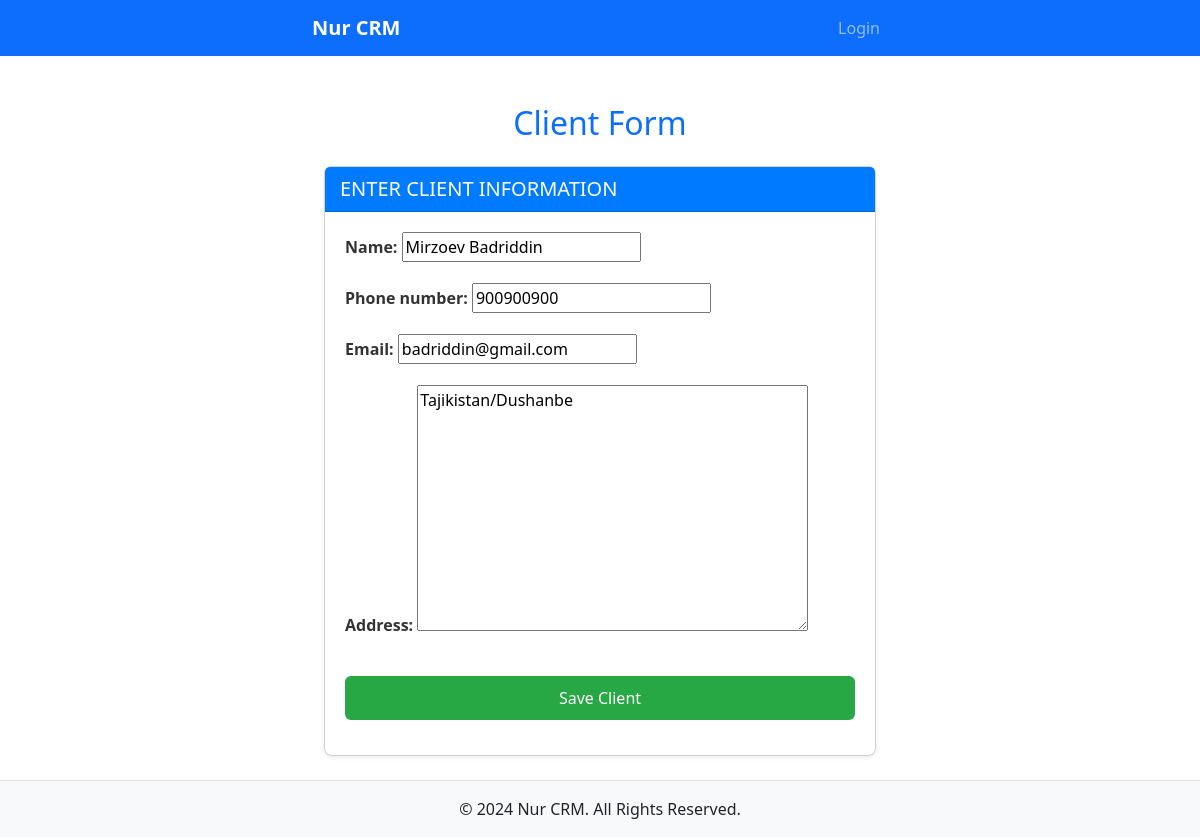
/nur/clients/2/edit/, run on the app's committed database.
### Nur/models.py (models this page shows, shortened)
class Client(models.Model):
    user = models.ForeignKey("Nur.CustomUser", on_delete=models.CASCADE, related_name="clients")
    name = models.CharField(max_length=50)
    last_name = models.CharField(max_length=50)
    phone_number = models.CharField(max_length=20, null=True, blank=True)
    email = models.EmailField(null=True, blank=True)
    address = models.TextField(null=True, blank=True)
    created_at = models.DateTimeField(auto_now_add=True)
    updated_at = models.DateTimeField(auto_now=True)
    is_active = models.BooleanField(default=True)
    balance = models.DecimalField(max_digits=15, decimal_places=2,default=0)

### Nur/views.py (the view)
# urls.py: path('clients/<int:pk>/edit/', ClientUpdateView.as_view(), name='client-update'),
class ClientUpdateView(generic.UpdateView):
    model = Client
    template_name = "clients/client_form.html"
    fields = ['name', 'phone_number', 'email', 'address']
    success_url = reverse_lazy('client-list')

### templates/clients/client_form.html (shortened to what this page needs)
{% extends "main/base.html" %}
{% block content %}
<div class="container">
    <h2 class="my-4 text-center text-primary">Client Form</h2>
    <div class="card shadow-sm">
        <div class="card-header">
            <h5 class="mb-0">Enter Client Information</h5>
        </div>
        <div class="card-body">
            <form method="post">
                <div class="form-group">
                    {{ form.as_p }}
                </div>
                <div class="form-group text-center">
                    <button type="submit" class="btn btn-success">Save Client</button>
                </div>
            </form>
        </div>
    </div>
</div>
{% endblock %}

### templates/main/base.html (style rules this page uses)
body { padding-top: 56px; min-height: 100vh; display: flex; flex-direction: column; }

### templates/clients/client_form.html (style rules this page uses)
.card { margin-top: 20px; border-radius: 8px; box-shadow: 0 4px 6px rgba(0, 0, 0, 0.1); }
.card-header { font-size: 1.25rem; font-weight: bold; background-color: #007bff; color: white; text-transform: uppercase; padding: 10px 15px; }
.card-body { padding: 20px; }
.form-group { margin-bottom: 15px; }
.form-group label { font-weight: 600; margin-bottom: 8px; color: #333; }
button[type="submit"] { font-size: 1rem; width: 100%; padding: 10px; margin-top: 15px; background-color: #28a745; border: none; border-radius: 6px; color: white; cursor: pointer; }
.container { max-width: 600px; }

### data on the page
Client: name "Mirzoev Badriddin", phone_number "900900900", email "badriddin@gmail.com", address "Tajikistan/Dushanbe"
